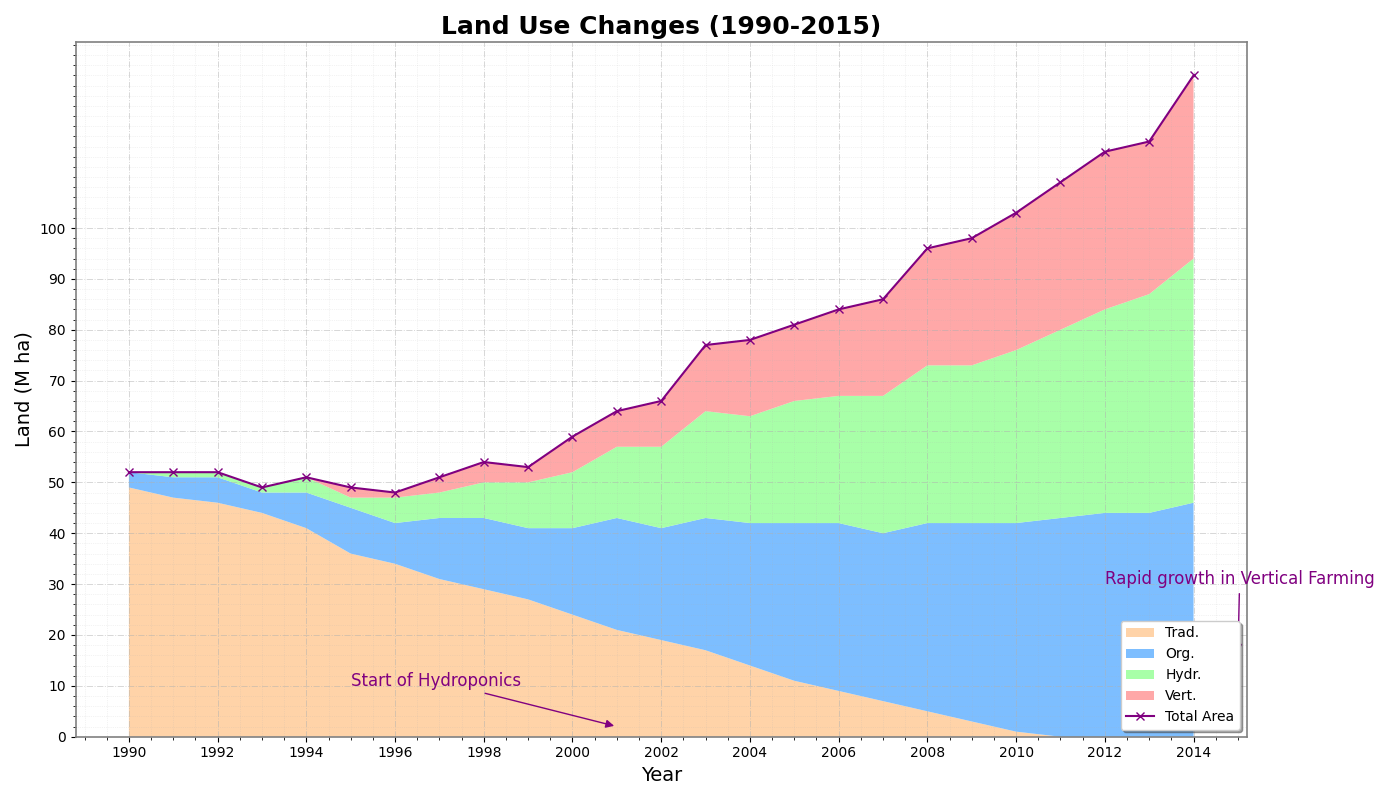

The Python source for this figure:
import matplotlib.pyplot as plt
import numpy as np

years = np.arange(1990, 2015)
traditional_agriculture = np.array([49, 47, 46, 44, 41, 36, 34, 31, 29, 27, 24, 21, 19, 17, 14, 11, 9, 7, 5, 3, 1, 0, 0, 0, 0])
organic_farming = np.array([3, 4, 5, 4, 7, 9, 8, 12, 14, 14, 17, 22, 22, 26, 28, 31, 33, 33, 37, 39, 41, 43, 44, 44, 46])
hydroponics = np.array([0, 1, 1, 1, 3, 2, 5, 5, 7, 9, 11, 14, 16, 21, 21, 24, 25, 27, 31, 31, 34, 37, 40, 43, 48])
vertical_farming = np.array([0, 0, 0, 0, 0, 2, 1, 3, 4, 3, 7, 7, 9, 13, 15, 15, 17, 19, 23, 25, 27, 29, 31, 30, 36])

total_agriculture = (traditional_agriculture + organic_farming + hydroponics + vertical_farming)

fig, ax = plt.subplots(figsize=(14, 8))

ax.stackplot(years, traditional_agriculture, organic_farming, hydroponics, vertical_farming,
             labels=['Trad.', 'Org.', 'Hydr.', 'Vert.'],
             colors=['#ffcc99', '#66b3ff', '#99ff99', '#ff9999'], alpha=0.85)

ax.plot(years, total_agriculture, label='Total Area', color='purple', linestyle='-', marker='x')

ax.set_title("Land Use Changes (1990-2015)", fontsize=18, fontweight='bold')
ax.set_xlabel("Year", fontsize=14)
ax.set_ylabel("Land (M ha)", fontsize=14)

ax.set_xticks(years[::2])
ax.set_yticks(np.arange(0, 101, 10))
ax.grid(True, linestyle='-.', linewidth=0.7, alpha=0.5)
ax.minorticks_on()
ax.grid(which='minor', linestyle=':', linewidth=0.5, alpha=0.3)

ax.legend(loc='lower right', fontsize=10, shadow=True)

for spine in ax.spines.values():
    spine.set_visible(True)
    spine.set_color('gray')
    spine.set_linewidth(1.2)

ax.annotate('Start of Hydroponics', xy=(2001, 2), xytext=(1995, 10),
            arrowprops=dict(arrowstyle='-|>', color='purple'), fontsize=12, color='purple')
ax.annotate('Rapid growth in Vertical Farming', xy=(2015, 16), xytext=(2012, 30),
            arrowprops=dict(arrowstyle='-|>', color='purple'), fontsize=12, color='purple')

fig.tight_layout()

plt.show()
